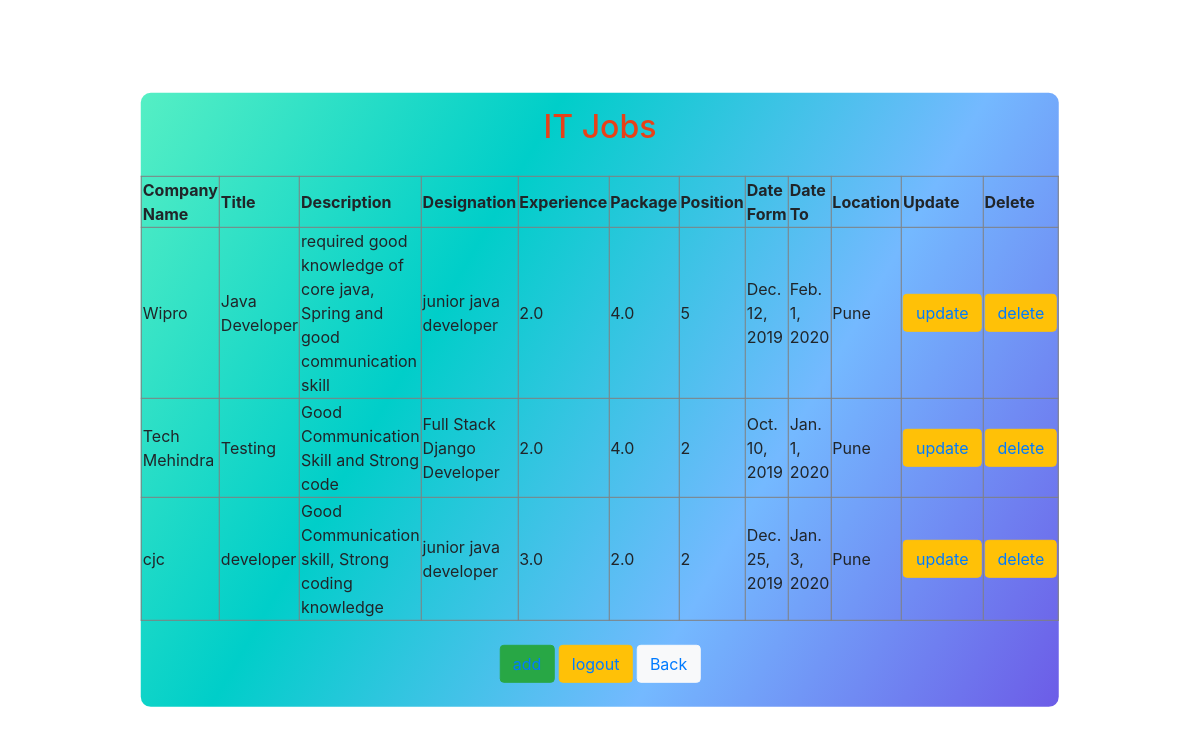
Screenshot of /it_show/ (signed in) with the database file from the repository.
### FirstApp/models.py (models this page shows, shortened)
class ITJobs(models.Model):
    job_company = models.CharField(max_length=30)
    job_title = models.CharField(max_length=30)
    job_description = models.TextField()
    job_designation = models.CharField(max_length=30)
    job_experience = models.FloatField()
    job_package = models.FloatField()
    job_position = models.IntegerField()
    job_date_from = models.DateField()
    job_date_to = models.DateField()
    job_location = models.ForeignKey(Address, on_delete=models.CASCADE)
    user = models.ManyToManyField(User)

class Address(models.Model):
    city = models.CharField(max_length=30)
    def __str__(self):
        return self.city

### FirstApp/views.py (the view)
# urls.py: path('it_show/', views.it_show),
@login_required(login_url='/login/')
def it_show(request):
    obj = ITJobs.objects.all()
    return render(request, 'it_show.html', {'obj': obj})

### FirstApp/templates/it_show.html (shortened to what this page needs)
{% load static %}
<!DOCTYPE html>
<html lang="en">
  <head>
    <link rel="stylesheet" href="{% static "css/show.css"%}">
    <link
      rel="stylesheet"
      href="https://stackpath.bootstrapcdn.com/bootstrap/4.4.1/css/bootstrap.min.css"
    />
  </head>
  <body>
    <div class="tbl">
      <h2 align="center">IT Jobs</h2>
      <table align="center" border="1">
        <thead>
          <th>Company Name</th>
          <th>Title</th>
          <th>Description</th>
          <th>Designation</th>
          <th>Experience</th>
          <th>Package</th>
          <th>Position</th>
          <th>Date Form</th>
          <th>Date To</th>
          <th>Location</th>
          <th>Update</th>
          <th>Delete</th>
        </thead>
        {% for x in obj%}
        <tr>
          <td>{{x.job_company}}</td>
          <td>{{x.job_title}}</td>
          <td>{{x.job_description}}</td>
          <td>{{x.job_designation}}</td>
          <td>{{x.job_experience}}</td>
          <td>{{x.job_package}}</td>
          <td>{{x.job_position}}</td>
          <td>{{x.job_date_from}}</td>
          <td>{{x.job_date_to}}</td>
          <td>{{x.job_location}}</td>
          <td>
            <button class="btn btn-warning" type="submit">
              <a href="/it_update/{{x.id}}/">update</a>
            </button>
          </td>
          <td>
            <button class="btn btn-warning" type="submit">
              <a href="/it_delete/{{x.id}}/">delete</a>
            </button>
          </td>
        </tr>
        {% endfor %}
      </table>
      <br />
      <div align="center" class="">
        <button class="btn btn-success" type="submit"><a href="/it_add/">add</a></button>
        <button class="btn btn-warning" type="submit"><a href="/logout/">logout</a></button>
        <button class="btn btn-light" type="submit"><a href="/dashboard/">Back</a></button></button>
      </div>
      <br />
    </div>
  </body>
</html>

### static/css/show.css (style rules this page uses)
body { background: url('https://images.pexels.com/photos/327540/pexels-photo-327540.jpeg?auto=compress&cs=tinysrgb&dpr=1&w=500'); background-repeat: no-repeat; background-size: cover; }
.tbl { background: linear-gradient(120deg, #55efc4, #00cec9, #74b9ff, #6c5ce7); border-radius: 10px; position: absolute; top: 50%; left: 50%; transform: translate(-50%, -50%); }
.tbl h2 { text-align: center; margin-top: 15px; margin-bottom: 30px; color: #e84118; }

### rows the page displays
ITJobs: job_company "Wipro", job_title "Java Developer", job_description "required good knowledge of core java, Spring and good communication skill", job_designation "junior java developer", job_experience "2.0", job_package "4.0", job_position "5", job_date_from "Dec. 12, 2019", job_date_to "Feb. 1, 2020", job_location "Pune"
ITJobs: job_company "Tech Mehindra", job_title "Testing", job_description "Good Communication Skill and Strong code", job_designation "Full Stack Django Developer", job_experience "2.0", job_package "4.0", job_position "2", job_date_from "Oct. 10, 2019", job_date_to "Jan. 1, 2020", job_location "Pune"
ITJobs: job_company "cjc", job_title "developer", job_description "Good Communication skill, Strong coding knowledge", job_designation "junior java developer", job_experience "3.0", job_package "2.0", job_position "2", job_date_from "Dec. 25, 2019", job_date_to "Jan. 3, 2020", job_location "Pune"
